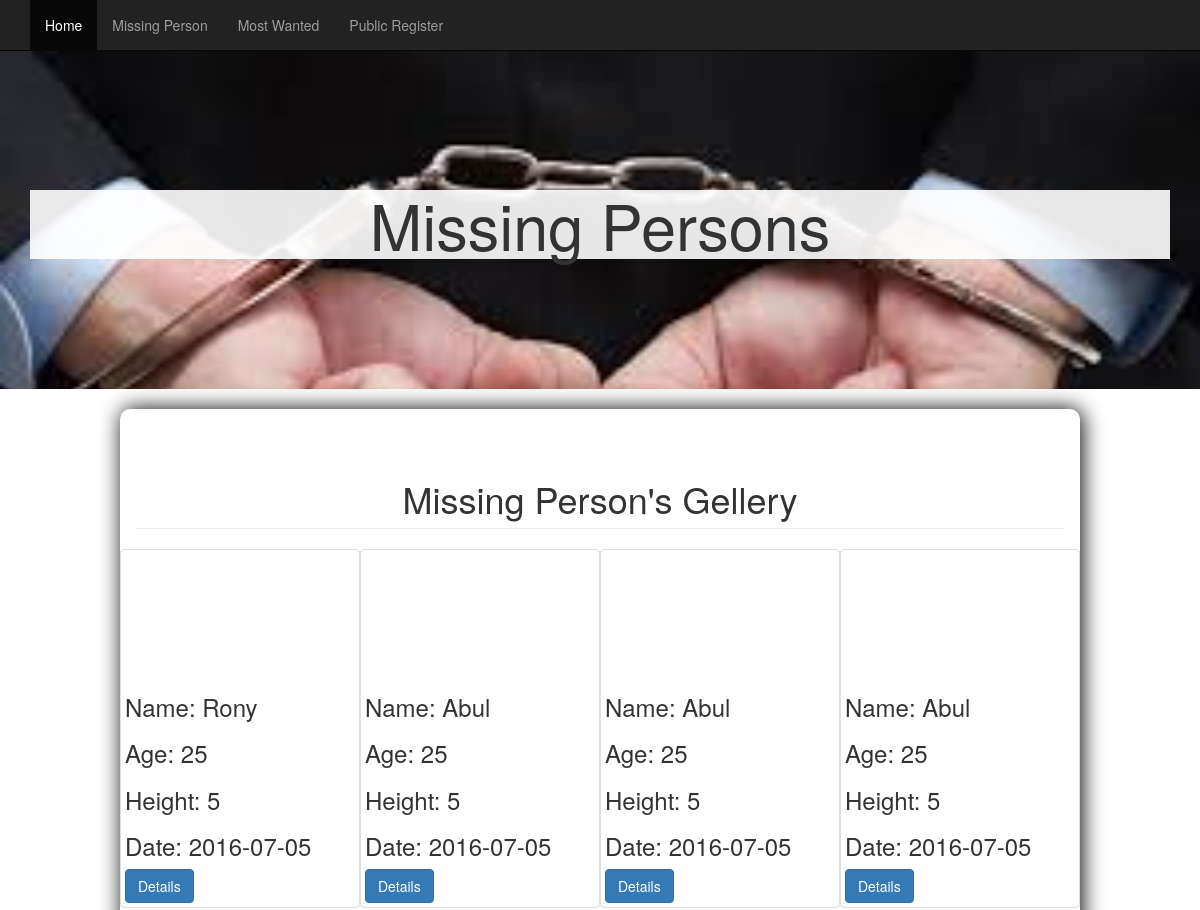
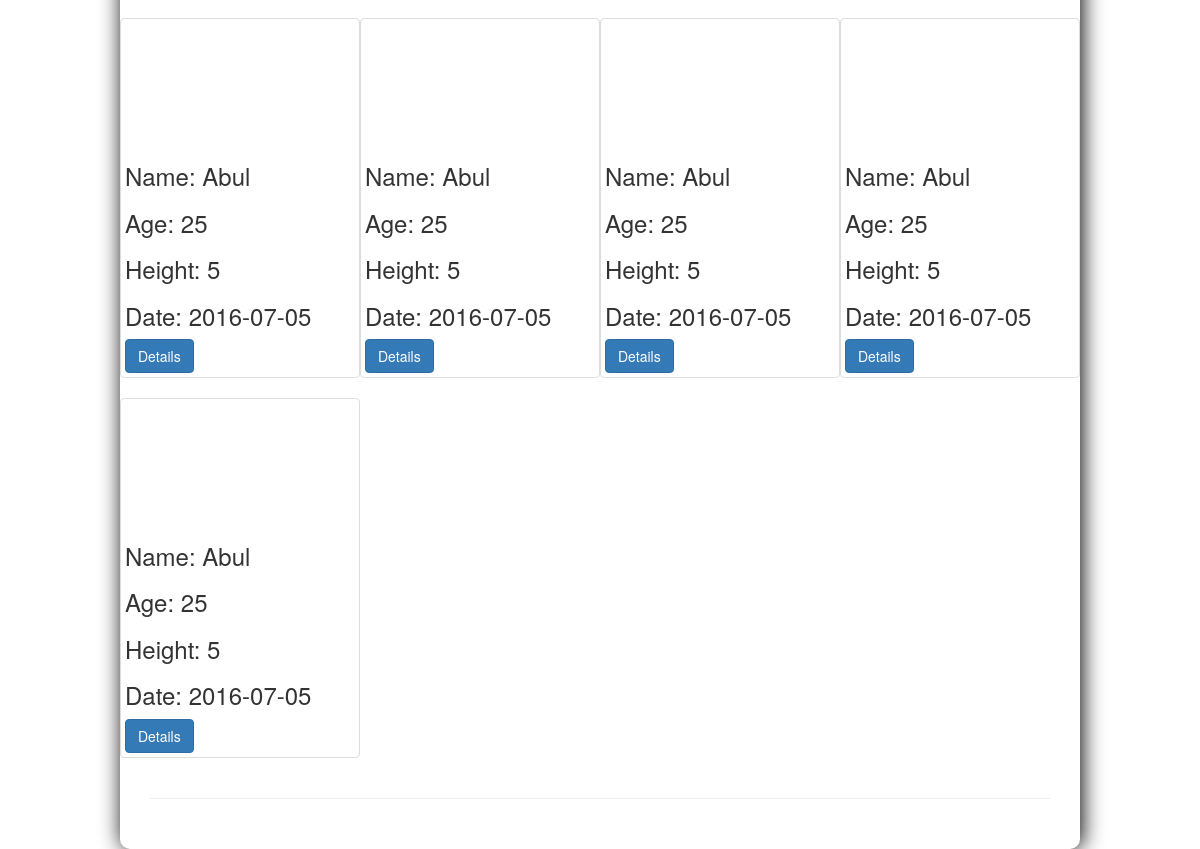
The app's page /views/missing_person/missing_index.php, older data (2 pictures, top to bottom).
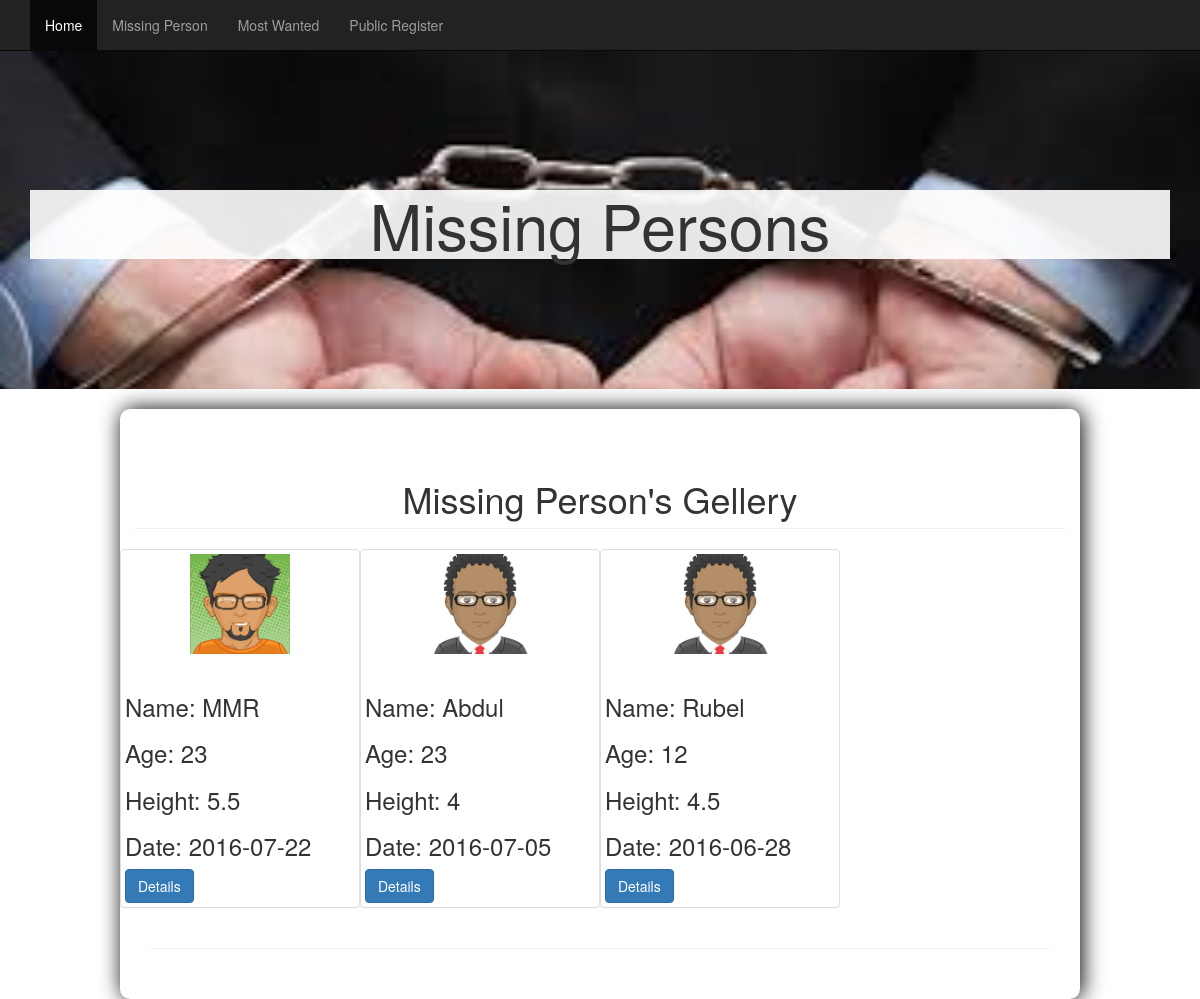
The same page, newer data.
### tables this page shows
CREATE TABLE `missingtable` (
  `missing_id` int(11) NOT NULL,
  `missing_name` varchar(255) NOT NULL,
  `description` varchar(255) NOT NULL,
  `age` int(11) NOT NULL,
  `height` varchar(20) NOT NULL,
  `gender` varchar(20) NOT NULL,
  `image` varchar(255) NOT NULL,
  `address` varchar(255) NOT NULL,
  `station_id` int(11) NOT NULL,
  `contact` varchar(255) NOT NULL,
  `date` date NOT NULL,
  `status` varchar(255) NOT NULL DEFAULT 'Still Missing',
  `added_by` varchar(255) NOT NULL,
  `updated_by` varchar(255) NOT NULL
);

### src/Model/Database.php (called while the page is built, shortened)
<?php
class Database{
    public function __construct()
    {
        $this->conn=mysqli_connect("localhost","root","","criminaldb") or die('Database connection failed');
    }
}

### src/Controller/MissingPerson.php (called while the page is built, shortened)
<?php
class MissingPerson extends DB
{
    public  function index(){
        $_allMissingP=array();
        $query= "SELECT police_station.station_name,missingtable.missing_id, missingtable.missing_name,missingtable.age,missingtable.height,missingtable.description,missingtable.gender,missingtable.address,missingtable.date,missingtable.image,missingtable.contact,missingtable.status FROM missingtable LEFT JOIN police_station ON missingtable.station_id=police_station.station_id ORDER BY `missingtable`.`date` DESC";
        $result= mysqli_query($this->conn,$query);
        while($row=mysqli_fetch_object($result)){
            $_allMissingP[]=$row;
        }
        return $_allMissingP;
    }
}

### views/missing_person/missing_index.php (the view, shortened to what this page needs)
<?php
$allView = new MissingPerson();
$allData=$allView->index();
?>
<!DOCTYPE html>
<html lang="en">
<head>
    <link rel="stylesheet" href="http://maxcdn.bootstrapcdn.com/bootstrap/3.3.6/css/bootstrap.min.css">
    <link rel="stylesheet" type="text/css" href="../../Resources/bootstrap/css/bootstrap.css">
    <link rel="stylesheet" type="text/css" href="../../Resources/css/one-page-wonder.css">
    <link rel="stylesheet" type="text/css" href="../../Resources/bootstrap/js/bootstrap.js">
</head>
<body>
<nav class="navbar navbar-inverse navbar-fixed-top" role="navigation">
    <div class="container">
        <div class="collapse navbar-collapse" id="bs-example-navbar-collapse-1">
            <ul class="nav navbar-nav">
                <li class="active">
                    <a href="../../index.php" >Home</a>
                </li>
                <li>
                    <a href="missing_index.php">Missing Person</a>
                </li>
                <li>
                    <a href="../criminal_info/mostwanted_index.php">Most Wanted</a>
                </li>
                <li><a href="../user/regUser.php">Public Register</a></li>
            </ul>
        </div>
    </div>
</nav>
<header class="header-image">
    <div class="headline">
        <div class="container">
            <h2>Missing Persons</h2>
        </div>
    </div>
</header></br>
<div class="container view">
    <div class="row">
        <div class="row">
            <div class="col-lg-12">
                <h1 class="page-header" align="center">Missing Person's Gellery</h1>
            </div>
            <?php
            foreach($allData as $view){
                ?>
                <div class="col-lg-3 col-md-3 col-xs-6 col-lg-4 thumbnail" >
                    <div class="center-block" style="height: 100px; width:100px;" >
                        <img class="img-responsive" src="../../Resources/images/missing_persons/<?php echo $view->image?>" alt="" height="auto" width="auto">
                    </div><br>
                    <h3>Name: <?php echo $view->missing_name ?></h3>
                    <h3>Age: <?php echo $view->age ?></h3>
                    <h3>Height: <?php echo $view->height ?></h3>
                    <h3>Date: <?php echo $view->date ?></h3>
                    <a href="missing_view.php?id=<?php echo $view-> missing_id ?>" class="btn btn-primary" role="button">Details</a>
                </div>
            <?php } ?>
        </div>
    </div>
    <hr>
</div>
</body>
</html>

### Resources/css/one-page-wonder.css (style rules this page uses)
body { margin-top: 50px; }
.header-image { display: block; width: 100%; text-align: center; background-image: url(../images/header.jpg); -webkit-background-size: cover; -moz-background-size: cover; background-size: cover; -o-background-size: cover; }
.view { background-color:white; width: 80%; border-radius:10px; box-shadow:2px 0 22px black; margin:auto; padding:30px; }
.headline { padding: 120px 0; }
.headline h2 { font-size: 77px; background: #fff; background: rgba(255,255,255,0.9); }
@media (max-width:1200px) { .headline h2 { font-size: 63px; } }

Row changes from the older to the newer data that the page shows:
removed missingtable: missing_name "Rony", age "25", height "5", date "2016-07-05"
removed missingtable: missing_name "Abul", age "25", height "5", date "2016-07-05"
removed missingtable: missing_name "Abul", age "25", height "5", date "2016-07-05"
removed missingtable: missing_name "Abul", age "25", height "5", date "2016-07-05"
removed missingtable: missing_name "Abul", age "25", height "5", date "2016-07-05"
removed missingtable: missing_name "Abul", age "25", height "5", date "2016-07-05"
removed missingtable: missing_name "Abul", age "25", height "5", date "2016-07-05"
removed missingtable: missing_name "Abul", age "25", height "5", date "2016-07-05"
removed missingtable: missing_name "Abul", age "25", height "5", date "2016-07-05"
added missingtable: image (picture), missing_name "MMR", age "23", height "5.5", date "2016-07-22"
added missingtable: image (picture), missing_name "Abdul", age "23", height "4", date "2016-07-05"
added missingtable: image (picture), missing_name "Rubel", age "12", height "4.5", date "2016-06-28"
